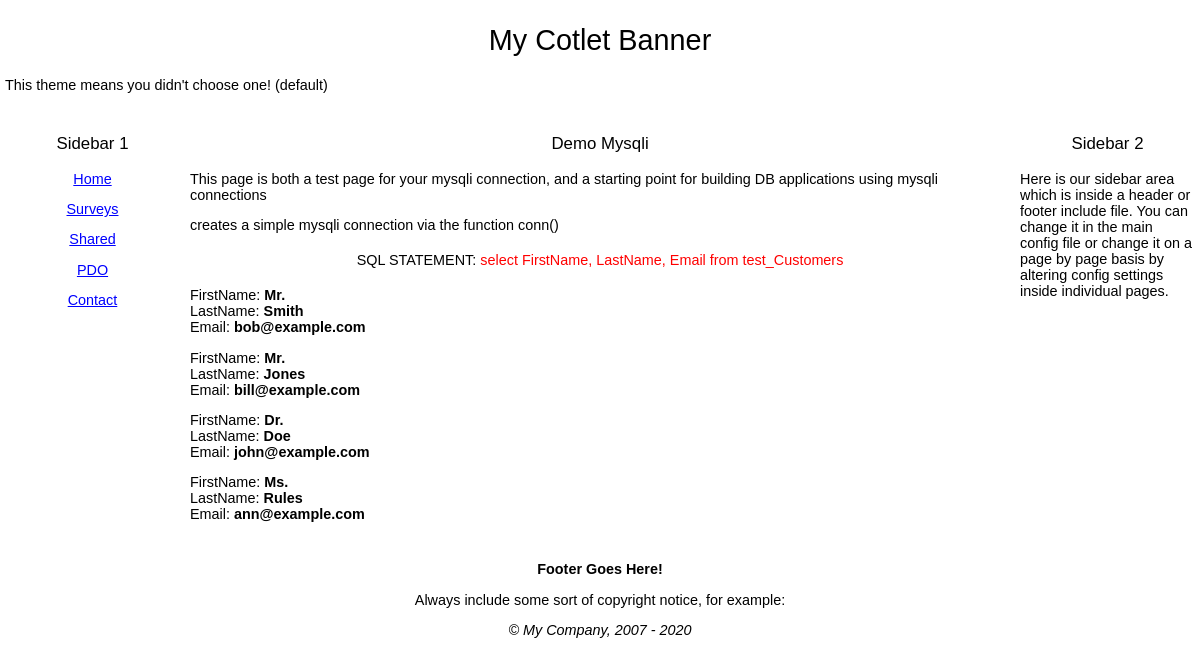
The page /demo/demo_mysqli.php on the database its author committed.
### tables this page shows
CREATE TABLE `test_Customers` (
  `CustomerID` int(10) unsigned NOT NULL AUTO_INCREMENT,
  `LastName` varchar(50) DEFAULT NULL,
  `FirstName` varchar(50) DEFAULT NULL,
  `Title` varchar(20) DEFAULT NULL,
  `Email` varchar(80) DEFAULT NULL,
  `CountryID` int(10) unsigned DEFAULT NULL,
  PRIMARY KEY (`CustomerID`),
  KEY `CountryID` (`CountryID`)
);

### demo/demo_mysqli.php (the view, shortened to what this page needs)
<?php
require '../inc_0700/config_inc.php';
$config->titleTag = smartTitle();
$sql = "select FirstName, LastName, Email from test_Customers";
?>
<h3 align="center"><?php echo $config->titleTag; ?></h3>
<p>This page is both a test page for your mysqli connection, and a starting point for
building DB applications using mysqli connections</p>
<p>creates a simple mysqli connection via the function conn()</p>
<?php
$iConn = conn();
$result = mysqli_query($iConn,$sql) or die(trigger_error(mysqli_error($iConn), E_USER_ERROR));
echo '<div align="center"><h4>SQL STATEMENT: <font color="red">' . $sql . '</font></h4></div>';
if(mysqli_num_rows($result) > 0)
{
	while($row = mysqli_fetch_assoc($result))
	{
	   echo '<p>';
	   echo 'FirstName: <b>' . $row['FirstName'] . '</b><br />';
	   echo 'LastName: <b>' . $row['LastName'] . '</b><br />';
	   echo 'Email: <b>' . $row['Email'] . '</b><br />';
	   echo '</p>';
	}
}else{
	echo '<div align="center">Sorry, there are no records that match this query</div>';
}
?>

### include/default_style.css (style rules this page uses)
body { font-size: .9em; font-family: Verdana, Geneva, Arial, Helvetica, sans-serif; padding:0; margin:0; background-color:#FFFFFF; }
h1, h2, h3, h4, h5, h6 { font-weight: normal; }

### rows shown on the page
test_customers: FirstName "Mr.", LastName "Smith", Email "bob@example.com"
test_customers: FirstName "Mr.", LastName "Jones", Email "bill@example.com"
test_customers: FirstName "Dr.", LastName "Doe", Email "john@example.com"
test_customers: FirstName "Ms.", LastName "Rules", Email "ann@example.com"

### other values the page prints
$config->banner "My Cotlet Banner"
$aText[0] "Home"
$aText[0] "Surveys"
$aText[0] "Shared"
$aText[0] "PDO"
$aText[0] "Contact"
$config->titleTag "Demo Mysqli"
$sql "select FirstName, LastName, Email from test_Customers"
